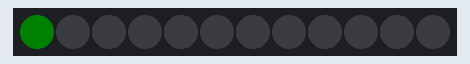
Simulated run of this sketch. Board: Arduino Uno, built with avr-gcc and run on an emulated ATmega328P. Shown: 12 RGB LEDs in strip order, left to right. Dim RGB values are drawn brighter than linear.

Above: at 0.05 s.
At 1.16 s:
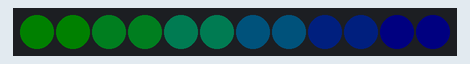
At 3.72 s:
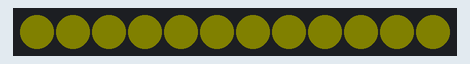
At 7.75 s:
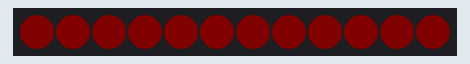
At 11.83 s:
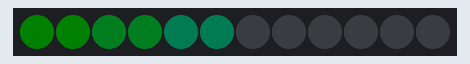
At 15.87 s:
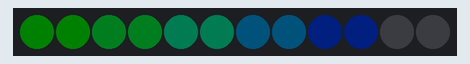

The sketch:

LED_test.ino
```cpp
#include <Adafruit_NeoPixel.h>

// 네오픽셀 설정
#define PIN 6         // 네오픽셀 데이터 핀에 연결된 아두이노 핀 번호
#define NUMPIXELS 12  // 원형 패널의 LED 수 (예: 12개)

// 네오픽셀 객체 생성
Adafruit_NeoPixel strip = Adafruit_NeoPixel(NUMPIXELS, PIN, NEO_GRB + NEO_KHZ800);

void setup() {
  strip.begin();          // 네오픽셀 시작
  strip.setBrightness(5); // 밝기 설정 (필요에 따라 조절 가능)
  strip.show();           // 모든 LED를 초기화 상태로 유지
}

void loop() {
  progressEffectWithGreenToBlueGradient(100); // 녹색에서 파란색으로 진행 효과

  // 특정 조건에서 경고등 상태를 표시하는 코드 예시
  unsigned long time = millis() % 15000;
  if (time < 5000) {
    warningYellowEffect(200); // 첫 2초 동안 노란색 경고등 효과
  } else if (time < 10000) {
    warningRedEffect(200); // 그 다음 2초 동안 빨간색 경고등 효과
  }
}

// 녹색에서 파란색으로 그라데이션이 있는 프로그레스 효과
void progressEffectWithGreenToBlueGradient(uint16_t interval) {
  for (int i = 0; i < strip.numPixels(); i++) {
    int greenValue = map(i, 0, strip.numPixels() - 1, 255, 0); // 녹색에서 감소
    int blueValue = map(i, 0, strip.numPixels() - 1, 0, 255);  // 파란색으로 증가
    strip.setPixelColor(i, strip.Color(0, greenValue, blueValue)); // 녹색->파란색 그라데이션
    strip.show();
    delay(interval); // 각 LED가 켜지는 간격
  }
  // 모든 LED를 꺼서 초기화
  for (int i = 0; i < strip.numPixels(); i++) {
    strip.setPixelColor(i, strip.Color(0, 0, 0));
  }
  strip.show();
}

// 노란색 경고등 효과
void warningYellowEffect(uint16_t interval) {
  for(int iter = 0; iter<2; iter++) {
    for (int i = 0; i < strip.numPixels(); i++) {
      strip.setPixelColor(i, strip.Color(255, 255, 0)); // 노란색
    }
    strip.show();
    delay(interval);

    for (int i = 0; i < strip.numPixels(); i++) {
      strip.setPixelColor(i, strip.Color(0, 0, 0)); // 꺼짐
    }
    strip.show();
    delay(interval);
  }
}

// 빨간색 경고등 효과
void warningRedEffect(uint16_t interval) {
  for(int iter = 0; iter<2; iter++) {
    for (int i = 0; i < strip.numPixels(); i++) {
      strip.setPixelColor(i, strip.Color(255, 0, 0)); // 빨간색
    }
    strip.show();
    delay(interval);

    for (int i = 0; i < strip.numPixels(); i++) {
      strip.setPixelColor(i, strip.Color(0, 0, 0)); // 꺼짐
    }
    strip.show();
    delay(interval);
  }
}
```

Measured:
- by itself, everything shown: repeats every 14.9 s, in 128 steps
